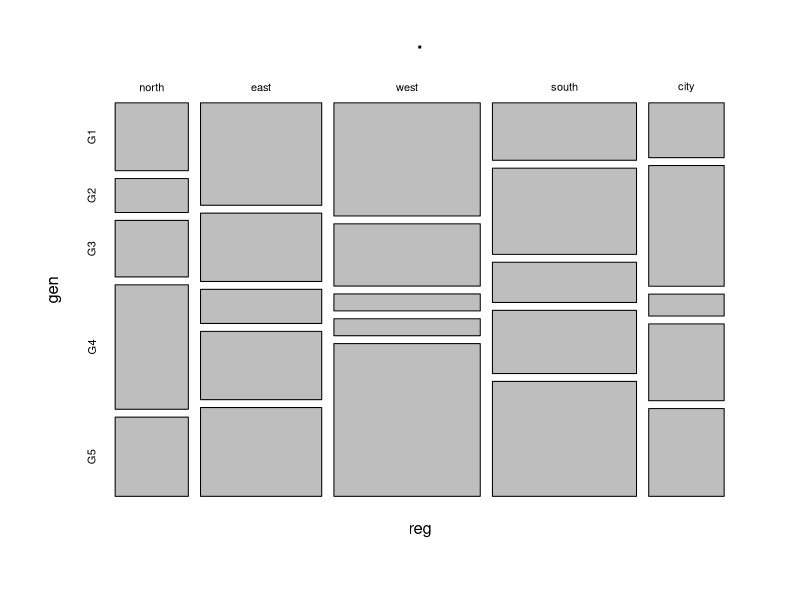
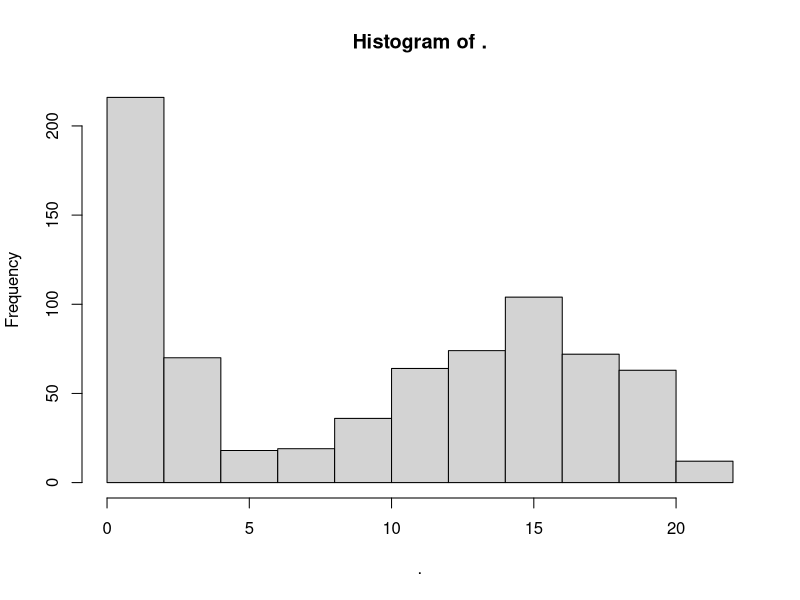
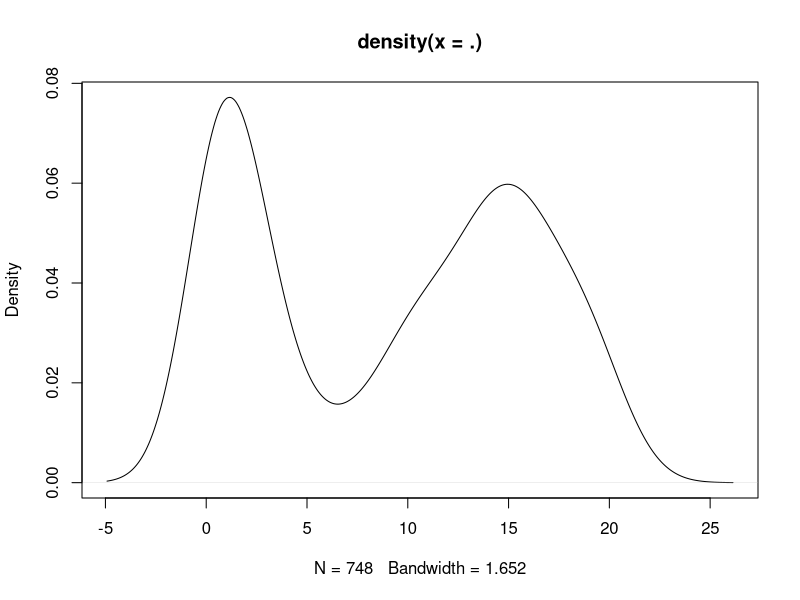
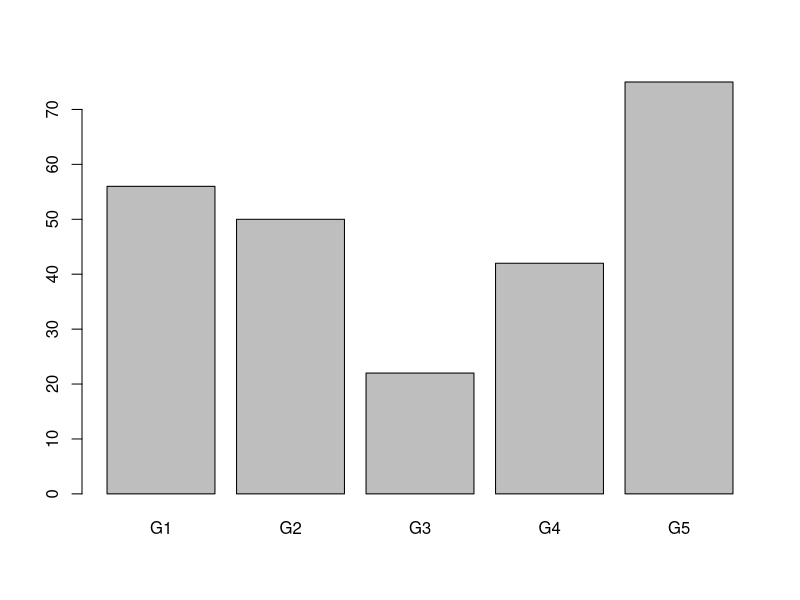
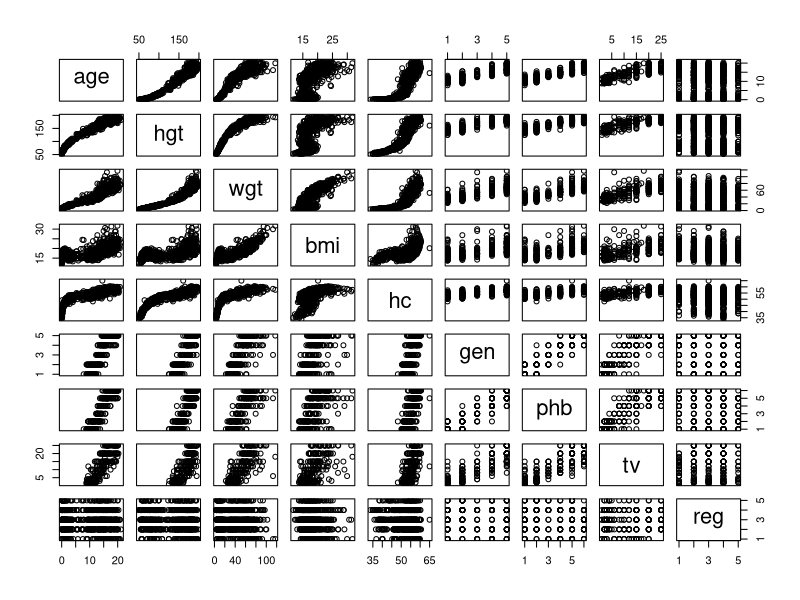
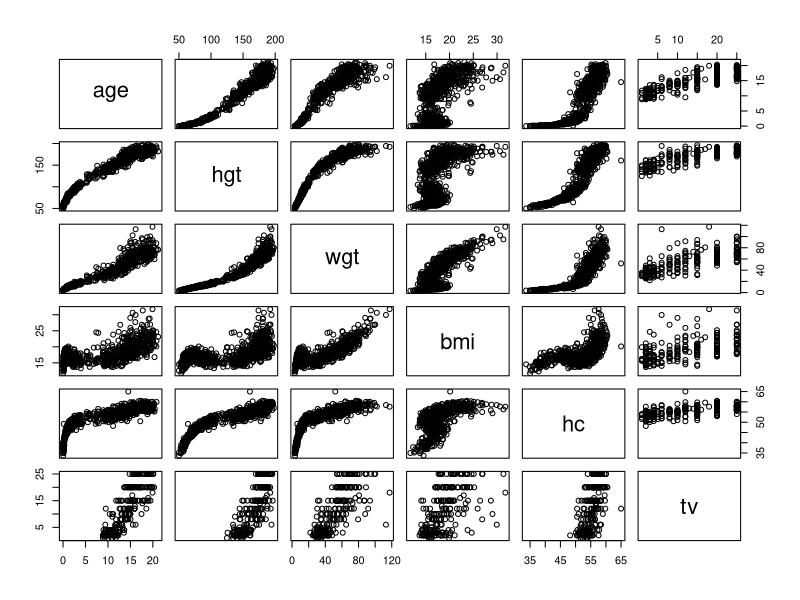
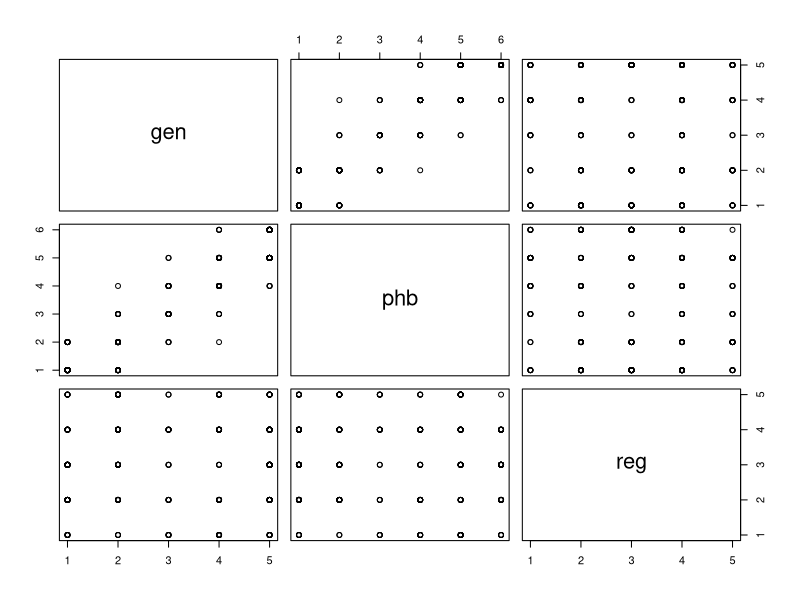
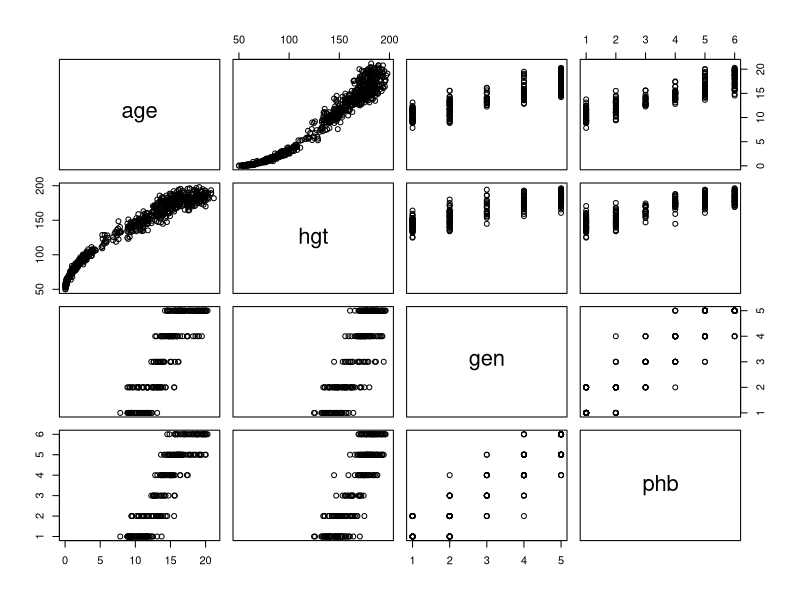

Here is the R script that generated these plots, in order:
## ---- chunk 1
library(dplyr) # data manipulation
library(magrittr) # for the pipe
library(psych) # descriptive statistics
library(mice) # for the boys data
library(haven) # for reading Stata files
## ---- chunk 2
library(ggplot2) # for plotting
## ---- chunk 3
boys %>% 
  slice_head(n=6) # select first 6 rows
## ---- chunk 4
boys %>% 
  select(1:5) %>% # select first 5 columns
  psych::describe()
## ---- chunk 5
boys %>% summary()
## ---- chunk 6
boys %>% 
  select(!where(is.numeric)) %>% # pay attention to the ! location
  summary()
## ---- chunk 7
boys %$% 
  table(gen, phb)
## ---- chunk 8
boys %$% 
  table(gen, phb, reg)
## ---- chunk 9
boys %$% 
  table(reg, gen) %>% # table with reg x gen
  plot() # reg on the x-axis and gen on the y-axis
## ---- chunk 10
boys %$% 
  table(reg, gen) %>% # table with reg x gen
  prop.table() # table proportions
## ---- chunk 11
boys %$% 
  table(reg, gen) %>% # table with reg x gen
  prop.table() %>%  # table proportions
  sum() # check that the table sums up to 1
## ---- chunk 12
boys %$% 
  table(reg, gen) %>% # table with reg x gen
  prop.table(margin = 1) # rows sum up to 1
## ---- chunk 13
boys %$% 
  table(reg, gen) %>% # table with reg x gen
  prop.table(margin = 1) %>% # rows sum up
  rowSums() # check that rows sum up to 1
## ---- chunk 14
boys %$% 
  table(reg, gen) %>% # table with reg x gen
  prop.table(margin = 2) # columns sum up to 1 
## ---- chunk 15
boys %$% 
  table(reg, gen) %>% # table with reg x gen
  prop.table(margin = 2) %>%  # columns sum up to 1 
  colSums() # check that columns sum up to 1
## ---- chunk 16
boys$age %>% hist()
## ---- chunk 17
boys$age %>% 
  density() %>% 
  plot()
## ---- chunk 18
boys$gen %>% plot()
## ---- chunk 19
boys %>% 
  plot()
## ---- chunk 20
boys %>% 
  select(where(is.numeric)) %>% 
  plot()
## ---- chunk 21
boys %>% 
  select(where(is.factor)) %>% 
  plot()
## ---- chunk 22
boys %>% 
  select(age, hgt, gen, phb) %>% 
  plot()
## ---- chunk 23
boys %>% 
  select(where(is.numeric)) %>% # select numeric columns
  cor(use = "pairwise.complete.obs") # correlation matrix
## ---- chunk 24
boys %>% 
  select(where(is.numeric)) %>% 
  cor.plot()
## ---- chunk 25
boys %$% 
  cor.test(hgt, wgt) # correlation test between height and weight
## ---- chunk 26
boys %>% 
  select(where(is.ordered)) %>% # select ordered categorical columns
  mutate(across(where(is.ordered), ~ as.numeric(.))) %>% 
  cor(method = "spearman") # spearman correlation
## ---- chunk 27
boys %>% 
  select(where(is.ordered)) %>% # select ordered categorical columns
  mutate(across(where(is.ordered), ~ as.numeric(.))) %>% 
  cor(use = "pairwise.complete.obs", method = "spearman") # spearman correlation
## ---- chunk 28
genphb <- boys %>% select(gen, phb) %>% na.omit() # joint observations
rx <- rank(as.numeric(genphb$gen), ties.method = "average") # rank the values of gen
ry <- rank(as.numeric(genphb$phb), ties.method = "average") # rank the values of phb
rho <- cov(rx, ry) / (sd(rx) * sd(ry))
rho
## ---- chunk 29
boys %>% 
  select(where(is.ordered)) %>% # select ordered categorical columns
  mutate(across(where(is.ordered), ~ as.numeric(.))) %$% 
  cor.test(gen, phb, method = "spearman") # spearman correlation
## ---- chunk 30
x <- c(10, 20, 20, 40, 50)
y <- c(1, 2, 2, 4, 5)
## ---- chunk 31
rank(x)  # returns: 1 2.5 2.5 4 5
rank(y)  # returns: 1 2.5 2.5 4 5
## ---- chunk 32
boys %>% 
  select(where(is.ordered)) %>% # select ordered categorical columns
  mutate(across(where(is.ordered), ~ as.numeric(.))) %$% 
  cor.test(gen, phb, method = "kendall") # spearman correlation
## ---- chunk 33
boys %>% 
  mutate(overweight = case_when(bmi >= 25 ~ "overweight", 
                                bmi < 25 ~ "not overweight")) %$% 
  t.test(age ~ overweight)
## ---- chunk 34
boys %>% 
  mutate(city = case_when(reg == "city" ~ "city", 
                          reg != "city" ~ "rural")) %$% 
  t.test(bmi ~ city)
## ---- chunk 35
boys_new <- boys %>% 
  mutate(city = case_when(reg == "city" ~ "city", 
                          reg != "city" ~ "rural"),
         overweight = case_when(bmi >= 25 ~ "overweight", 
                                bmi < 25 ~ "not overweight"))

boys_new %$% table(city, overweight) 
## ---- chunk 36
boys_new %$% 
  table(city, overweight) %>% 
  chisq.test()

boys_new %$%
  chisq.test(city, overweight)
## ---- chunk 37
X2_boys <- boys_new %$%
  chisq.test(city, overweight)
X2_boys$observed
X2_boys$expected
## ---- chunk 38
(704 * 71) / 724 # column [, 1] total times row [1, ] total divided by grand total
## ---- chunk 39
boys_new %$%
  chisq.test(city, overweight) %>% 
  .$expected
## ---- chunk 40
boys_new %$%
  fisher.test(city, overweight)
## ---- chunk 41
boys %$% 
  table(gen, phb)
## ---- chunk 42
boys %$% 
  chisq.test(gen, phb)
## ---- chunk 43
boys %$% 
  chisq.test(gen, phb) %>% 
  .$expected
## ---- chunk 44
boys %$%
  fisher.test(gen, phb, simulate.p.value = TRUE)
## ---- chunk 45
boys %$%
  fisher.test(gen, phb, 
              simulate.p.value = TRUE, 
              B = 100000) # number of monte carlo simulations
## ---- chunk 46
boys %>% 
  group_by(reg) %>% 
  summarise(mean_age = mean(age, na.rm=TRUE))
boys %$% 
  lm(age ~ reg) %>% 
  anova()
## ---- chunk 47
boys %$% 
  lm(age ~ reg) %>% 
  summary()
## ---- chunk 48
boys %>%
  group_by(reg) %>%
  summarise(correlation = cor(hgt, wgt, use = "pairwise.complete.obs"))
## ---- chunk 49
library(purrr)
boys%>%
  group_by(reg) %>%
  summarise(
    test = list(cor.test(hgt, wgt)),
    estimate = map_dbl(test, ~ .x$estimate),
    p_value = map_dbl(test, ~ .x$p.value)
  )
